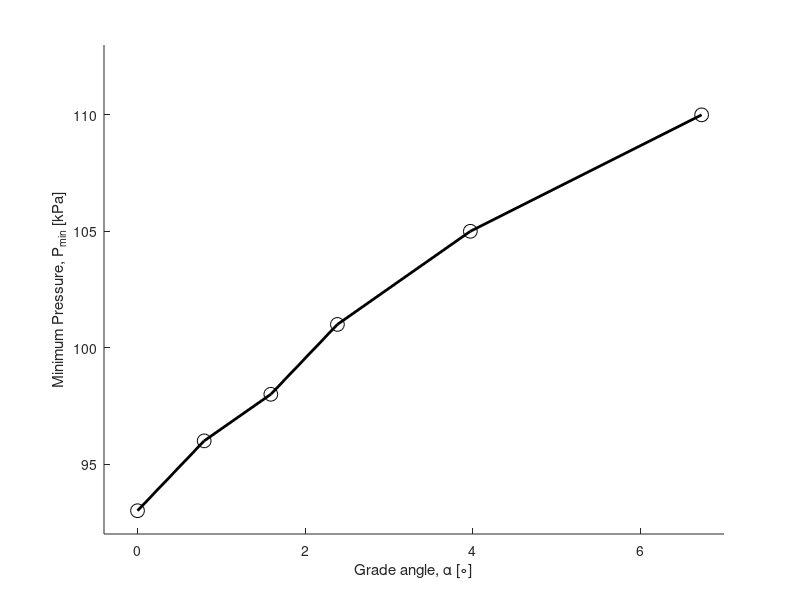

The MATLAB script that drew this image: (Note: this script raises an error after producing the figure.)
% slope test: what minimum pressure was required for the cuboid to roll up
% a slope ? 

P = [25, 28,30,33,37,42]; % pressures were read from the wall on an analog pressure reader accurate to 0.5 kpa 
P = P + 68; % kpa units 


alpha = [0, atan(.5/36), atan(1/36), atan(1.5/36), atan(2.5/36),  atan((4.25)/36)];% our setup was a table which we measured %%dimensions of so we could do math to calculate angle of grade 
alpha = rad2deg(alpha); 

figure(); hold on; ylim([24+68,45+68]); xlim([-0.4, 7])
plot(alpha, P, 'k', 'linewidth', 2); 
plot(alpha, P, 'ok', 'markersize', 10); 
ylabel('Minimum Pressure, P_{min} [kPa]'); xlabel('Grade angle, \alpha [\circ]');
ax = gca; ax.FontSize = 20; 
ax.FontWeight = 'bold';
ax.LineWidth = 2; 
box(ax,'on')

